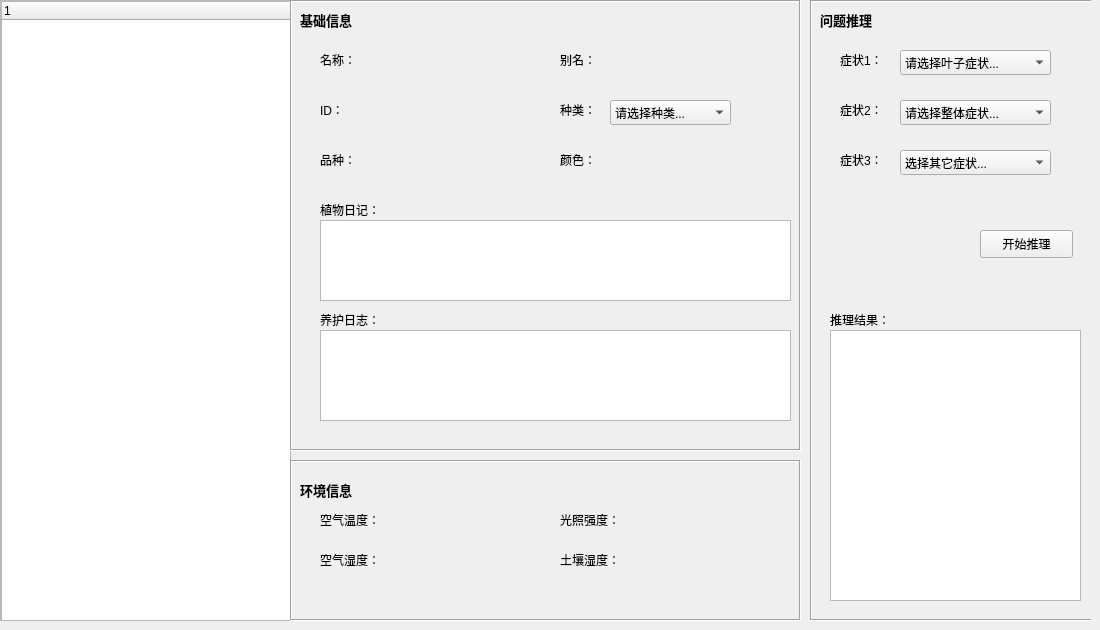
    <widget class="QWidget" name="pagePlant">
     <widget class="QScrollArea" name="scrollPlantsMenu">
      <property name="geometry">
       <rect>
        <x>0</x>
        <y>0</y>
        <width>291</width>
        <height>621</height>
       </rect>
      </property>
      <property name="widgetResizable">
       <bool>true</bool>
      </property>
      <widget class="QWidget" name="scrollPlantsMenuContents">
       <property name="geometry">
        <rect>
         <x>0</x>
         <y>0</y>
         <width>289</width>
         <height>619</height>
        </rect>
       </property>
       <widget class="QTreeWidget" name="treePlants">
        <property name="geometry">
         <rect>
          <x>0</x>
          <y>0</y>
          <width>291</width>
          <height>621</height>
         </rect>
        </property>
        <column>
         <property name="text">
          <string/>
         </property>
        </column>
       </widget>
      </widget>
     </widget>
     <widget class="QWidget" name="widgetPlantsInfo" native="true">
      <property name="geometry">
       <rect>
        <x>290</x>
        <y>0</y>
        <width>801</width>
        <height>621</height>
       </rect>
      </property>
      <widget class="QFrame" name="frameBasicInfo">
       <property name="geometry">
        <rect>
         <x>0</x>
         <y>0</y>
         <width>511</width>
         <height>451</height>
        </rect>
       </property>
       <property name="frameShape">
        <enum>QFrame::Shape::Box</enum>
       </property>
       <property name="frameShadow">
        <enum>QFrame::Shadow::Sunken</enum>
       </property>
       <property name="lineWidth">
        <number>1</number>
       </property>
       <widget class="QLabel" name="lblPlantColorTitle">
        <property name="geometry">
         <rect>
          <x>270</x>
          <y>150</y>
          <width>69</width>
          <height>19</height>
         </rect>
        </property>
        <property name="text">
         <string>颜色：</string>
        </property>
       </widget>
       <widget class="QLabel" name="lblPlantIDTitle">
        <property name="geometry">
         <rect>
          <x>30</x>
          <y>100</y>
          <width>69</width>
          <height>19</height>
         </rect>
        </property>
        <property name="text">
         <string>ID：</string>
        </property>
       </widget>
       <widget class="QLabel" name="lblPlantTypeTitle">
        <property name="geometry">
         <rect>
          <x>270</x>
          <y>100</y>
          <width>69</width>
          <height>19</height>
         </rect>
        </property>
        <property name="text">
         <string>种类：</string>
        </property>
       </widget>
       <widget class="QLabel" name="lblPlantVarietyTitle">
        <property name="geometry">
         <rect>
          <x>30</x>
          <y>150</y>
          <width>69</width>
          <height>19</height>
         </rect>
        </property>
        <property name="text">
         <string>品种：</string>
        </property>
       </widget>
       <widget class="QLabel" name="lblPlantNameTitle">
        <property name="geometry">
         <rect>
          <x>30</x>
          <y>50</y>
          <width>69</width>
          <height>19</height>
         </rect>
        </property>
        <property name="text">
         <string>名称：</string>
        </property>
       </widget>
       <widget class="QLabel" name="lblPlantAliasTitle">
        <property name="geometry">
         <rect>
          <x>270</x>
          <y>50</y>
          <width>69</width>
          <height>19</height>
         </rect>
        </property>
        <property name="text">
         <string>别名：</string>
        </property>
       </widget>
       <widget class="QLabel" name="lblPlantDiaryTitle">
        <property name="geometry">
         <rect>
          <x>30</x>
          <y>200</y>
          <width>69</width>
          <height>19</height>
         </rect>
        </property>
        <property name="text">
         <string>植物日记：</string>
        </property>
       </widget>
       <widget class="QLabel" name="lblCareLogTitle">
        <property name="geometry">
         <rect>
          <x>30</x>
          <y>310</y>
          <width>69</width>
          <height>19</height>
         </rect>
        </property>
        <property name="text">
         <string>养护日志：</string>
        </property>
       </widget>
       <widget class="QLabel" name="lblBasicInfo">
        <property name="geometry">
         <rect>
          <x>10</x>
          <y>10</y>
          <width>69</width>
          <height>19</height>
         </rect>
        </property>
        <property name="font">
         <font>
          <pointsize>10</pointsize>
          <bold>true</bold>
         </font>
        </property>
        <property name="text">
         <string>基础信息</string>
        </property>
       </widget>
       <widget class="QPlainTextEdit" name="txtPlantDiary">
        <property name="geometry">
         <rect>
          <x>30</x>
          <y>220</y>
          <width>471</width>
          <height>81</height>
         </rect>
        </property>
       </widget>
       <widget class="QPlainTextEdit" name="txtCareLog">
        <property name="geometry">
         <rect>
          <x>30</x>
          <y>330</y>
          <width>471</width>
          <height>91</height>
         </rect>
        </property>
       </widget>
       <widget class="QComboBox" name="cmbPlantType">
        <property name="geometry">
         <rect>
          <x>320</x>
          <y>100</y>
          <width>121</width>
          <height>25</height>
         </rect>
        </property>
        <item>
         <property name="text">
          <string>请选择种类...</string>
         </property>
        </item>
        <item>
         <property name="text">
          <string>草花</string>
         </property>
        </item>
        <item>
         <property name="text">
          <string>球根</string>
         </property>
        </item>
        <item>
         <property name="text">
          <string>多肉</string>
         </property>
        </item>
        <item>
         <property name="text">
          <string>水培</string>
         </property>
        </item>
        <item>
         <property name="text">
          <string>热植</string>
         </property>
        </item>
       </widget>
       <widget class="QLabel" name="lblPlantName">
        <property name="geometry">
         <rect>
          <x>80</x>
          <y>50</y>
          <width>151</width>
          <height>19</height>
         </rect>
        </property>
        <property name="text">
         <string> </string>
        </property>
       </widget>
       <widget class="QLabel" name="lblPlantID">
        <property name="geometry">
         <rect>
          <x>80</x>
          <y>100</y>
          <width>151</width>
          <height>19</height>
         </rect>
        </property>
        <property name="text">
         <string> </string>
        </property>
       </widget>
       <widget class="QLabel" name="lblPlantVariety">
        <property name="geometry">
         <rect>
          <x>80</x>
          <y>150</y>
          <width>151</width>
          <height>19</height>
         </rect>
        </property>
        <property name="text">
         <string> </string>
        </property>
       </widget>
       <widget class="QLabel" name="lblPlantAlias">
        <property name="geometry">
         <rect>
          <x>320</x>
          <y>50</y>
          <width>151</width>
          <height>19</height>
         </rect>
        </property>
        <property name="text">
         <string> </string>
        </property>
       </widget>
       <widget class="QLabel" name="lblPlantColor">
        <property name="geometry">
         <rect>
          <x>320</x>
          <y>150</y>
          <width>151</width>
          <height>19</height>
         </rect>
        </property>
        <property name="text">
         <string> </string>
        </property>
       </widget>
      </widget>
      <widget class="QFrame" name="framePlantProblemInference">
       <property name="geometry">
        <rect>
         <x>520</x>
         <y>0</y>
         <width>292</width>
         <height>621</height>
        </rect>
       </property>
       <property name="frameShape">
        <enum>QFrame::Shape::Box</enum>
       </property>
       <property name="frameShadow">
        <enum>QFrame::Shadow::Sunken</enum>
       </property>
       <widget class="QLabel" name="lblPlantProblemInference">
        <property name="geometry">
         <rect>
          <x>10</x>
          <y>10</y>
          <width>69</width>
          <height>19</height>
         </rect>
        </property>
        <property name="font">
         <font>
          <pointsize>10</pointsize>
          <bold>true</bold>
         </font>
        </property>
        <property name="text">
         <string>问题推理</string>
        </property>
       </widget>
       <widget class="QLabel" name="lblSymptom1Title">
        <property name="geometry">
         <rect>
          <x>30</x>
          <y>50</y>
          <width>69</width>
          <height>19</height>
         </rect>
        </property>
        <property name="text">
         <string>症状1：</string>
        </property>
       </widget>
       <widget class="QLabel" name="lblSymptom2Title">
        <property name="geometry">
         <rect>
          <x>30</x>
          <y>100</y>
          <width>69</width>
          <height>19</height>
         </rect>
        </property>
        <property name="text">
         <string>症状2：</string>
        </property>
       </widget>
       <widget class="QLabel" name="lblSymptom3Title">
        <property name="geometry">
         <rect>
          <x>30</x>
          <y>150</y>
          <width>69</width>
          <height>19</height>
         </rect>
        </property>
        <property name="text">
         <string>症状3：</string>
        </property>
       </widget>
       <widget class="QLabel" name="lblInferenceResultTitle">
        <property name="geometry">
         <rect>
          <x>20</x>
          <y>310</y>
          <width>69</width>
          <height>19</height>
         </rect>
        </property>
        <property name="text">
         <string>推理结果：</string>
        </property>
       </widget>
       <widget class="QPlainTextEdit" name="txtInferenceResult">
        <property name="geometry">
         <rect>
          <x>20</x>
          <y>330</y>
          <width>251</width>
          <height>271</height>
         </rect>
        </property>
       </widget>
       <widget class="QPushButton" name="btnStartInference">
        <property name="geometry">
         <rect>
          <x>170</x>
          <y>230</y>
          <width>93</width>
          <height>28</height>
         </rect>
        </property>
        <property name="text">
         <string>开始推理</string>
        </property>
       </widget>
       <widget class="QComboBox" name="cmbSymptom1">
        <property name="geometry">
         <rect>
          <x>90</x>
          <y>50</y>
          <width>151</width>
          <height>25</height>
         </rect>
        </property>
        <item>
         <property name="text">
          <string>请选择叶子症状...</string>
         </property>
        </item>
        <item>
         <property name="text">
          <string>叶子发蔫</string>
         </property>
        </item>
        <item>
         <property name="text">
          <string>叶子发黄</string>
         </property>
        </item>
        <item>
         <property name="text">
          <string>叶子焦边</string>
         </property>
        </item>
        <item>
         <property name="text">
          <string>叶子有虫洞</string>
         </property>
        </item>
        <item>
         <property name="text">
          <string>叶子有白点</string>
         </property>
        </item>
        <item>
         <property name="text">
          <string>叶子有白线</string>
         </property>
        </item>
        <item>
         <property name="text">
          <string>叶子无症状</string>
         </property>
        </item>
       </widget>
       <widget class="QComboBox" name="cmbSymptom2">
        <property name="geometry">
         <rect>
          <x>90</x>
          <y>100</y>
          <width>151</width>
          <height>25</height>
         </rect>
        </property>
        <item>
         <property name="text">
          <string>请选择整体症状...</string>
         </property>
        </item>
        <item>
         <property name="text">
          <string>杆子发黑</string>
         </property>
        </item>
        <item>
         <property name="text">
          <string>杆子发黄</string>
         </property>
        </item>
        <item>
         <property name="text">
          <string>落叶多</string>
         </property>
        </item>
        <item>
         <property name="text">
          <string>花朵消苞</string>
         </property>
        </item>
        <item>
         <property name="text">
          <string>花苞发黑</string>
         </property>
        </item>
        <item>
         <property name="text">
          <string>植株整体发蔫</string>
         </property>
        </item>
        <item>
         <property name="text">
          <string>植株覆网</string>
         </property>
        </item>
        <item>
         <property name="text">
          <string>整体无症状</string>
         </property>
        </item>
       </widget>
       <widget class="QComboBox" name="cmbSymptom3">
        <property name="geometry">
         <rect>
          <x>90</x>
          <y>150</y>
          <width>151</width>
          <height>25</height>
         </rect>
        </property>
        <item>
         <property name="text">
          <string>选择其它症状...</string>
         </property>
        </item>
        <item>
         <property name="text">
          <string>盆土沉</string>
         </property>
        </item>
        <item>
         <property name="text">
          <string>盆土轻</string>
         </property>
        </item>
        <item>
         <property name="text">
          <string>土表有虫</string>
         </property>
        </item>
        <item>
         <property name="text">
          <string>其它无症状</string>
         </property>
        </item>
       </widget>
      </widget>
      <widget class="QFrame" name="frameEnviromentInfo">
       <property name="geometry">
        <rect>
         <x>0</x>
         <y>460</y>
         <width>511</width>
         <height>161</height>
        </rect>
       </property>
       <property name="frameShape">
        <enum>QFrame::Shape::Box</enum>
       </property>
       <property name="frameShadow">
        <enum>QFrame::Shadow::Sunken</enum>
       </property>
       <widget class="QLabel" name="lblPlantEnvironmentInfo">
        <property name="geometry">
         <rect>
          <x>10</x>
          <y>20</y>
          <width>69</width>
          <height>19</height>
         </rect>
        </property>
        <property name="font">
         <font>
          <pointsize>10</pointsize>
          <bold>true</bold>
         </font>
        </property>
        <property name="text">
         <string>环境信息</string>
        </property>
       </widget>
       <widget class="QLabel" name="lblAirHumidityTitle">
        <property name="geometry">
         <rect>
          <x>30</x>
          <y>90</y>
          <width>69</width>
          <height>19</height>
         </rect>
        </property>
        <property name="text">
         <string>空气湿度：</string>
        </property>
       </widget>
       <widget class="QLabel" name="lblAirTemperatureTitle">
        <property name="geometry">
         <rect>
          <x>30</x>
          <y>50</y>
          <width>69</width>
          <height>19</height>
         </rect>
        </property>
        <property name="text">
         <string>空气温度：</string>
        </property>
       </widget>
       <widget class="QLabel" name="lblSoilMoistureTitle">
        <property name="geometry">
         <rect>
          <x>270</x>
          <y>90</y>
          <width>69</width>
          <height>19</height>
         </rect>
        </property>
        <property name="text">
         <string>土壤湿度：</string>
        </property>
       </widget>
       <widget class="QLabel" name="lblLightIntensityTitle">
        <property name="geometry">
         <rect>
          <x>270</x>
          <y>50</y>
          <width>69</width>
          <height>19</height>
         </rect>
        </property>
        <property name="text">
         <string>光照强度：</string>
        </property>
       </widget>
       <widget class="QLabel" name="lblAirTemperature">
        <property name="geometry">
         <rect>
          <x>110</x>
          <y>50</y>
          <width>151</width>
          <height>19</height>
         </rect>
        </property>
        <property name="text">
         <string> </string>
        </property>
       </widget>
       <widget class="QLabel" name="lblAirHumidity">
        <property name="geometry">
         <rect>
          <x>110</x>
          <y>90</y>
          <width>151</width>
          <height>19</height>
         </rect>
        </property>
        <property name="text">
         <string> </string>
        </property>
       </widget>
       <widget class="QLabel" name="lblLightIntensity">
        <property name="geometry">
         <rect>
          <x>350</x>
          <y>50</y>
          <width>151</width>
          <height>19</height>
         </rect>
        </property>
        <property name="text">
         <string> </string>
        </property>
       </widget>
       <widget class="QLabel" name="lblSoilMoisture">
        <property name="geometry">
         <rect>
          <x>350</x>
          <y>90</y>
          <width>151</width>
          <height>19</height>
         </rect>
        </property>
        <property name="text">
         <string> </string>
        </property>
       </widget>
      </widget>
     </widget>
    </widget>
